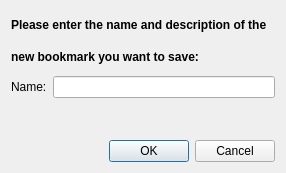
<?xml version="1.0" encoding="UTF-8"?>
<ui version="4.0">
 <class>QNameDescriptionInputDialog</class>
 <widget class="QDialog" name="QNameDescriptionInputDialog">
  <property name="geometry">
   <rect>
    <x>0</x>
    <y>0</y>
    <width>286</width>
    <height>173</height>
   </rect>
  </property>
  <property name="windowTitle">
   <string>Dialog</string>
  </property>
  <layout class="QGridLayout" name="gridLayout">
   <item row="0" column="0">
    <layout class="QVBoxLayout" name="verticalLayout_3">
     <item>
      <layout class="QVBoxLayout" name="verticalLayout_2">
       <item>
        <widget class="QLabel" name="CommonLabel">
         <property name="font">
          <font>
           <weight>75</weight>
           <italic>false</italic>
           <bold>true</bold>
           <underline>false</underline>
           <strikeout>false</strikeout>
          </font>
         </property>
         <property name="text">
          <string>Please enter the name and description of the </string>
         </property>
        </widget>
       </item>
       <item>
        <widget class="QLabel" name="EntityLabel">
         <property name="font">
          <font>
           <weight>75</weight>
           <bold>true</bold>
          </font>
         </property>
         <property name="text">
          <string>new bookmark you want to save:</string>
         </property>
        </widget>
       </item>
      </layout>
     </item>
     <item>
      <layout class="QFormLayout" name="formLayout">
       <property name="fieldGrowthPolicy">
        <enum>QFormLayout::AllNonFixedFieldsGrow</enum>
       </property>
       <item row="0" column="0">
        <widget class="QLabel" name="NameLabel">
         <property name="text">
          <string>Name:</string>
         </property>
        </widget>
       </item>
       <item row="0" column="1">
        <widget class="QLineEdit" name="NameLineEdit"/>
       </item>
      </layout>
     </item>
     <item>
      <widget class="QDialogButtonBox" name="NameDescriptionButtonBox">
       <property name="orientation">
        <enum>Qt::Horizontal</enum>
       </property>
       <property name="standardButtons">
        <set>QDialogButtonBox::Cancel|QDialogButtonBox::Ok</set>
       </property>
      </widget>
     </item>
    </layout>
   </item>
  </layout>
 </widget>
 <tabstops>
  <tabstop>NameLineEdit</tabstop>
  <tabstop>NameDescriptionButtonBox</tabstop>
 </tabstops>
 <resources/>
 <connections>
  <connection>
   <sender>NameDescriptionButtonBox</sender>
   <signal>rejected()</signal>
   <receiver>QNameDescriptionInputDialog</receiver>
   <slot>reject()</slot>
   <hints>
    <hint type="sourcelabel">
     <x>316</x>
     <y>260</y>
    </hint>
    <hint type="destinationlabel">
     <x>286</x>
     <y>274</y>
    </hint>
   </hints>
  </connection>
 </connections>
</ui>
